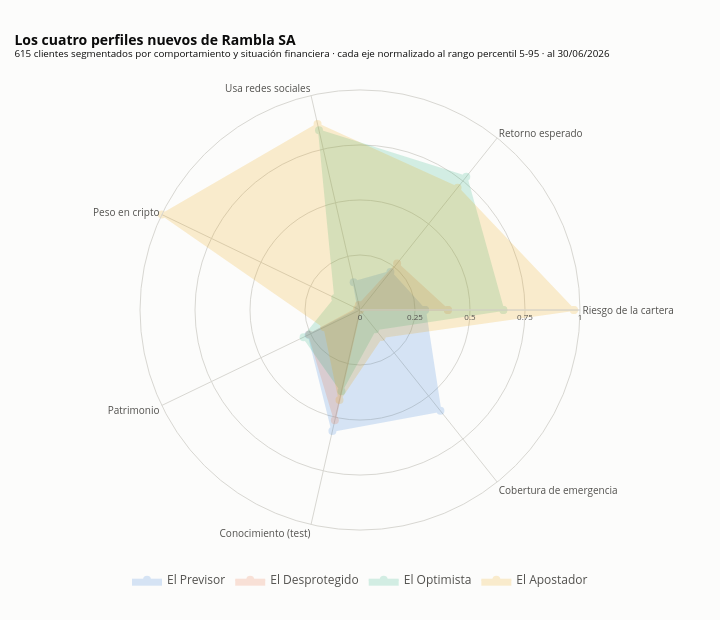

Notebook cell for this chart:
### Markdown cell above
## 5.5 · Los cuatro perfiles, en un gráfico

El mismo radar de la Etapa 4, ahora con los perfiles nuevos. Es el gráfico de la
presentación: muestra en qué se diferencian los cuatro segmentos sobre las dimensiones que
importan para asesorarlos.

### Code cell
"""Radar de los perfiles nuevos, reutilizando las funciones de la Etapa 4."""

COLOR_PERFIL_NUEVO = {
    "El Previsor": "#2a78d6",      # azul
    "El Desprotegido": "#eb6834",  # naranja
    "El Optimista": "#1baf7a",     # aqua
    "El Apostador": "#eda100",     # amarillo
}

promedios_nuevos, crudos_nuevos = datos_radar(segmentados, "perfil_nuevo", ORDEN_PERFILES)

figura_perfiles = radar_plotly(
    promedios_nuevos, COLOR_PERFIL_NUEVO,
    titulo="Los cuatro perfiles nuevos de Rambla SA",
    subtitulo="615 clientes segmentados por comportamiento y situación financiera · "
              "cada eje normalizado al rango percentil 5-95 · al 30/06/2026")
figura_perfiles.write_html(SALIDAS / "5_1_radar_perfiles_nuevos.html", include_plotlyjs="cdn")
figura_perfiles.show()

radar_matplotlib(
    promedios_nuevos, COLOR_PERFIL_NUEVO,
    "Los cuatro perfiles nuevos de Rambla SA",
    "615 clientes segmentados por comportamiento y situación financiera · al 30/06/2026",
    SALIDAS / "5_1_radar_perfiles_nuevos.png")

print("Valores sin normalizar:")
display(crudos_nuevos.T.style.format("{:,.3f}"))

### Figure 1 — Plotly figure (JSON) as saved in the notebook; plotly's stock layout.template omitted (floating-point values rounded to 4 significant figures)
{"data": [{"fill": "toself", "fillcolor": "#2a78d6", "hovertemplate": "<b>%{theta}</b><br>El Previsor: %{r:.2f} (0 = de los más bajos, 1 = de los más altos)<extra></extra>", "line": {"color": "#2a78d6", "width": 2}, "marker": {"color": "#2a78d6", "size": 8}, "mode": "lines+markers", "name": "El Previsor", "opacity": 0.18, "r": [0.2952, 0.2215, 0.1299, 0.007342, 0.2594, 0.5637, 0.5864, 0.2952], "theta": ["Riesgo de la cartera", "Retorno esperado", "Usa redes sociales", "Peso en cripto", "Patrimonio", "Conocimiento (test)", "Cobertura de emergencia", "Riesgo de la cartera"], "type": "scatterpolar"}, {"fill": "toself", "fillcolor": "#eb6834", "hovertemplate": "<b>%{theta}</b><br>El Desprotegido: %{r:.2f} (0 = de los más bajos, 1 = de los más altos)<extra></extra>", "line": {"color": "#eb6834", "width": 2}, "marker": {"color": "#eb6834", "size": 8}, "mode": "lines+markers", "name": "El Desprotegido", "opacity": 0.18, "r": [0.3996, 0.2705, 0.02326, 0.01438, 0.2565, 0.5142, 0.0, 0.3996], "theta": ["Riesgo de la cartera", "Retorno esperado", "Usa redes sociales", "Peso en cripto", "Patrimonio", "Conocimiento (test)", "Cobertura de emergencia", "Riesgo de la cartera"], "type": "scatterpolar"}, {"fill": "toself", "fillcolor": "#1baf7a", "hovertemplate": "<b>%{theta}</b><br>El Optimista: %{r:.2f} (0 = de los más bajos, 1 = de los más altos)<extra></extra>", "line": {"color": "#1baf7a", "width": 2}, "marker": {"color": "#1baf7a", "size": 8}, "mode": "lines+markers", "name": "El Optimista", "opacity": 0.18, "r": [0.6515, 0.7749, 0.8377, 0.1249, 0.2847, 0.3787, 0.1116, 0.6515], "theta": ["Riesgo de la cartera", "Retorno esperado", "Usa redes sociales", "Peso en cripto", "Patrimonio", "Conocimiento (test)", "Cobertura de emergencia", "Riesgo de la cartera"], "type": "scatterpolar"}, {"fill": "toself", "fillcolor": "#eda100", "hovertemplate": "<b>%{theta}</b><br>El Apostador: %{r:.2f} (0 = de los más bajos, 1 = de los más altos)<extra></extra>", "line": {"color": "#eda100", "width": 2}, "marker": {"color": "#eda100", "size": 8}, "mode": "lines+markers", "name": "El Apostador", "opacity": 0.18, "r": [0.9723, 0.7111, 0.8667, 1.0, 0.1799, 0.419, 0.1576, 0.9723], "theta": ["Riesgo de la cartera", "Retorno esperado", "Usa redes sociales", "Peso en cripto", "Patrimonio", "Conocimiento (test)", "Cobertura de emergencia", "Riesgo de la cartera"], "type": "scatterpolar"}], "layout": {"height": 620, "legend": {"font": {"color": "#52514e"}, "orientation": "h", "x": 0.5, "xanchor": "center", "y": -0.08}, "margin": {"b": 90, "l": 80, "r": 80, "t": 90}, "paper_bgcolor": "#fcfcfb", "polar": {"angularaxis": {"gridcolor": "#d8d7d2", "linecolor": "#d8d7d2", "tickfont": {"color": "#52514e", "size": 10}}, "bgcolor": "#fcfcfb", "radialaxis": {"gridcolor": "#d8d7d2", "linecolor": "#d8d7d2", "range": [0, 1], "tickfont": {"color": "#52514e", "size": 8}, "tickvals": [0, 0.25, 0.5, 0.75, 1], "visible": true}}, "showlegend": true, "title": {"font": {"color": "#0b0b0b", "size": 14}, "text": "<b>Los cuatro perfiles nuevos de Rambla SA</b><br><sup>615 clientes segmentados por comportamiento y situación financiera · cada eje normalizado al rango percentil 5-95 · al 30/06/2026</sup>", "x": 0.02}, "width": 720}}
